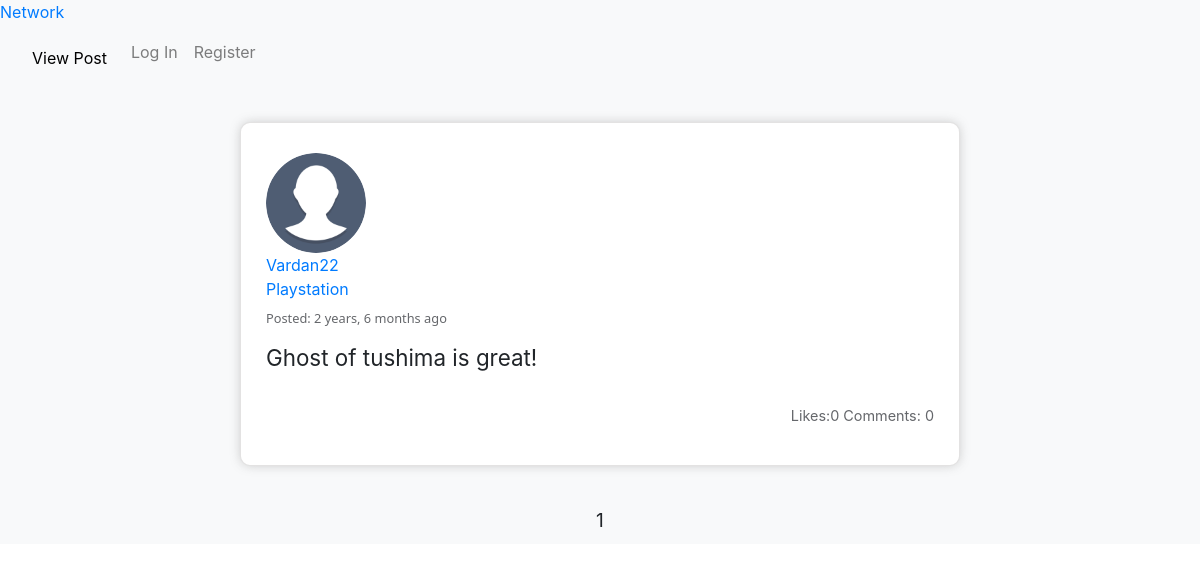
The page / on the database its author committed.
### network/models.py (models this page shows, shortened)
class Post(models.Model):
    user = models.ForeignKey(User, on_delete=models.CASCADE , related_name="posts", verbose_name="posted by")
    content = models.CharField(max_length=500, null=True, blank=False)
    date = models.DateTimeField(auto_now_add=True)
    categ=models.CharField(max_length=255,null=True, blank=False)
    liked = models.ManyToManyField(UserProfile, blank=True, related_name='likes',editable=True)
    def num_likes(self):
        return self.liked.all().count()
    class Meta:
        verbose_name = "post"
        verbose_name_plural = "posts"

class User(AbstractUser):
    pass

class UserProfile(models.Model):
    user = models.OneToOneField(User, on_delete=models.CASCADE, related_name="profile")
    name = models.CharField(max_length=100, blank=True, null=True)
    date_of_birth = models.DateField(blank=True, null=True)
    about = models.TextField(blank=True, null=True)
    country = CountryField(blank=True, null=True)
    image = models.ImageField(default='media/profile_pics/default.png', upload_to="profile_pics", blank=True, null=True)

### network/views.py (the view, shortened to what this page needs)
# urls.py: path("", views.index, name="index"),
def index(request):
    all_posts = Post.objects.order_by("-date").all()
    p = Paginator(all_posts, 10)
    page_number = request.GET.get('page')
    page_obj = p.get_page(page_number)
    if not request.user.is_authenticated:
        return render(request, "network/index.html", {
        "post_form": CreatePostForm(),
        "comment_form": CreateCommentForm(auto_id=False),
        "page_obj": page_obj,
        "add_post_available": True,
        })

### network/templates/network/index.html (shortened to what this page needs)
{% extends "network/layout.html" %}
{% load static %}
{% load i18n %}
{% block body %}
    {% for post in page_obj.object_list %}
        {% include "network/post.html"%}
    {% empty %}
        <div class="no-posts">
            {% trans "No posts yet" %}
        </div>
    {% endfor %}
    <div class="pages">
    <center>
        <span>{{page_obj.number}}</span>
{% endblock %}

### network/templates/network/post.html (shortened to what this page needs)
{% load static %}
{% load custom_tags %}
{% load i18n %}
{% block extra_css %}
    <link href="{% static 'network/post_comment_styles.css' %}" rel="stylesheet">
    <link href="{% static 'network/forms.css' %}" rel="stylesheet">
    <link rel="stylesheet" href="https://cdn.jsdelivr.net/npm/bootstrap@4.0.0/dist/css/bootstrap.min.css">
{% endblock %}
<div class="post-comment-element">
    <div class="post" id='post_{{ post.id }}'>
        <div class="post-profile-picture">
            <img src="{{ post.user.profile.image.url }}" title={{ post.user }} alt="profile picture">
            <a href="{% url 'user-profile' user_id=post.user.id %}">{{ post.user }}</a>
            <a href="{% url 'category' cat=post.categ %}"> {{post.categ}}</a>
        </div>
        <div class="post-date">
            {% trans "Posted: " %} {{post.date|timesince}} {% trans "ago" %}
        </div>
        <div class="post-content">
            {{ post.content}}
        </div>
        <div class="comment-data">
            <span class="like-count">{% trans "Likes:" %}{{post.num_likes}}</span>
            <span class="comment-count">{% trans "Comments:" %} {{post.comments.all.count}}</span>
        </div>
    </div>
</div>

### network/static/network/main_styles.css (style rules this page uses)
:root { --secondary-text: rgb(101, 103, 107); --secondary-text-family: "Segoe UI", Helvetica, Arial, sans-serif; --hover-color: rgba(128, 128, 128, 0.15); }
html { position: relative; min-height: 100%; min-width: 100%; }
body { background-color: #F0F2F5; margin: 2% 30% 2%; }
.pages { padding: 10px 0px; text-align: center; font-size: larger; }

### network/static/network/post_comment_styles.css (style rules this page uses)
.post-comment-element { margin: 30px auto; max-width: 40%; padding: 5px; border-radius: 10px; border: 1px solid #cac7c785; background-color: white; box-shadow: 0px 0px 12px -2px rgba(173,173,173,0.8); }
.post { margin: 0px auto; padding: 25px 20px 15px 20px; }
.post { display: grid; grid-template-columns: repeat(12, 1fr); grid-template-rows: repeat(3, minmax(40px, auto)) minmax(0px, auto) minmax(40px, auto) minmax(0px, auto); }
.post-date { grid-column: 1/13; grid-row: 2/3; }
.post-content { grid-column: 1/13; grid-row: 3/4; }
.comment-data { grid-column: 7/13; grid-row: 5/6; }
.post-profile-picture img { height: 100px; width: 100px; border-radius: 50%; }
.post-date { align-self: top; font-family: var(--secondary-text-family); font-size: 0.8em; font-weight: 350; padding-top: 8px; color: var(--secondary-text) }
.post-content { padding-bottom: 30px; font-size: 1.4em; }
.comment-data { align-self: top; justify-self: end; font-size: 0.9em; font-weight: 380; color: var(--secondary-text); }
@media screen and (max-width: 1500px) { .post-comment-element, .post-form-wrapper { max-width: 50%; } }
@media screen and (max-width: 1200px) { .post-comment-element, .post-form-wrapper { max-width: 60%; } }

### rows shown on the page
Post: user.profile.image (placeholder picture), user "Vardan22", categ "Playstation", date "2 years, 6 months", content "Ghost of tushima is great!", num_likes "0", comments.all.count "0"

### other values the page prints
{{ page_obj.number }} "1"
